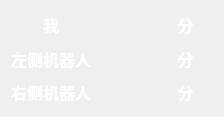
<?xml version="1.0" encoding="UTF-8"?>
<ui version="4.0">
 <class>ScorePanel</class>
 <widget class="QWidget" name="ScorePanel">
  <property name="geometry">
   <rect>
    <x>0</x>
    <y>0</y>
    <width>224</width>
    <height>117</height>
   </rect>
  </property>
  <property name="windowTitle">
   <string>Form</string>
  </property>
  <layout class="QGridLayout" name="gridLayout">
   <item row="0" column="0">
    <widget class="QLabel" name="meTitle">
     <property name="font">
      <font>
       <family>微软雅黑</family>
       <pointsize>12</pointsize>
       <bold>true</bold>
       <stylestrategy>PreferAntialias</stylestrategy>
      </font>
     </property>
     <property name="styleSheet">
      <string notr="true">color: rgb(255, 255, 255);</string>
     </property>
     <property name="text">
      <string>我</string>
     </property>
     <property name="alignment">
      <set>Qt::AlignmentFlag::AlignCenter</set>
     </property>
    </widget>
   </item>
   <item row="0" column="1">
    <widget class="QLabel" name="meScore">
     <property name="font">
      <font>
       <family>微软雅黑</family>
       <pointsize>12</pointsize>
       <bold>true</bold>
       <stylestrategy>PreferAntialias</stylestrategy>
      </font>
     </property>
     <property name="styleSheet">
      <string notr="true">color: rgb(255, 255, 255);</string>
     </property>
     <property name="text">
      <string/>
     </property>
     <property name="alignment">
      <set>Qt::AlignmentFlag::AlignCenter</set>
     </property>
    </widget>
   </item>
   <item row="0" column="2">
    <widget class="QLabel" name="score1">
     <property name="font">
      <font>
       <family>微软雅黑</family>
       <pointsize>12</pointsize>
       <bold>true</bold>
       <stylestrategy>PreferAntialias</stylestrategy>
      </font>
     </property>
     <property name="styleSheet">
      <string notr="true">color: rgb(255, 255, 255);</string>
     </property>
     <property name="text">
      <string>分</string>
     </property>
     <property name="alignment">
      <set>Qt::AlignmentFlag::AlignCenter</set>
     </property>
    </widget>
   </item>
   <item row="1" column="0">
    <widget class="QLabel" name="leftTitle">
     <property name="font">
      <font>
       <family>微软雅黑</family>
       <pointsize>12</pointsize>
       <bold>true</bold>
       <stylestrategy>PreferAntialias</stylestrategy>
      </font>
     </property>
     <property name="styleSheet">
      <string notr="true">color: rgb(255, 255, 255);</string>
     </property>
     <property name="text">
      <string>左侧机器人</string>
     </property>
     <property name="alignment">
      <set>Qt::AlignmentFlag::AlignCenter</set>
     </property>
    </widget>
   </item>
   <item row="1" column="1">
    <widget class="QLabel" name="leftScore">
     <property name="font">
      <font>
       <family>微软雅黑</family>
       <pointsize>12</pointsize>
       <bold>true</bold>
       <stylestrategy>PreferAntialias</stylestrategy>
      </font>
     </property>
     <property name="styleSheet">
      <string notr="true">color: rgb(255, 255, 255);</string>
     </property>
     <property name="text">
      <string/>
     </property>
     <property name="alignment">
      <set>Qt::AlignmentFlag::AlignCenter</set>
     </property>
    </widget>
   </item>
   <item row="1" column="2">
    <widget class="QLabel" name="score2">
     <property name="font">
      <font>
       <family>微软雅黑</family>
       <pointsize>12</pointsize>
       <bold>true</bold>
       <stylestrategy>PreferAntialias</stylestrategy>
      </font>
     </property>
     <property name="styleSheet">
      <string notr="true">color: rgb(255, 255, 255);</string>
     </property>
     <property name="text">
      <string>分</string>
     </property>
     <property name="alignment">
      <set>Qt::AlignmentFlag::AlignCenter</set>
     </property>
    </widget>
   </item>
   <item row="2" column="0">
    <widget class="QLabel" name="rightTitle">
     <property name="font">
      <font>
       <family>微软雅黑</family>
       <pointsize>12</pointsize>
       <bold>true</bold>
       <stylestrategy>PreferAntialias</stylestrategy>
      </font>
     </property>
     <property name="styleSheet">
      <string notr="true">color: rgb(255, 255, 255);</string>
     </property>
     <property name="text">
      <string>右侧机器人</string>
     </property>
     <property name="alignment">
      <set>Qt::AlignmentFlag::AlignCenter</set>
     </property>
    </widget>
   </item>
   <item row="2" column="1">
    <widget class="QLabel" name="rightScore">
     <property name="font">
      <font>
       <family>微软雅黑</family>
       <pointsize>12</pointsize>
       <bold>true</bold>
       <stylestrategy>PreferAntialias</stylestrategy>
      </font>
     </property>
     <property name="styleSheet">
      <string notr="true">color: rgb(255, 255, 255);</string>
     </property>
     <property name="text">
      <string/>
     </property>
     <property name="alignment">
      <set>Qt::AlignmentFlag::AlignCenter</set>
     </property>
    </widget>
   </item>
   <item row="2" column="2">
    <widget class="QLabel" name="score3">
     <property name="font">
      <font>
       <family>微软雅黑</family>
       <pointsize>12</pointsize>
       <bold>true</bold>
       <stylestrategy>PreferAntialias</stylestrategy>
      </font>
     </property>
     <property name="styleSheet">
      <string notr="true">color: rgb(255, 255, 255);</string>
     </property>
     <property name="text">
      <string>分</string>
     </property>
     <property name="alignment">
      <set>Qt::AlignmentFlag::AlignCenter</set>
     </property>
    </widget>
   </item>
  </layout>
 </widget>
 <resources/>
 <connections/>
</ui>
